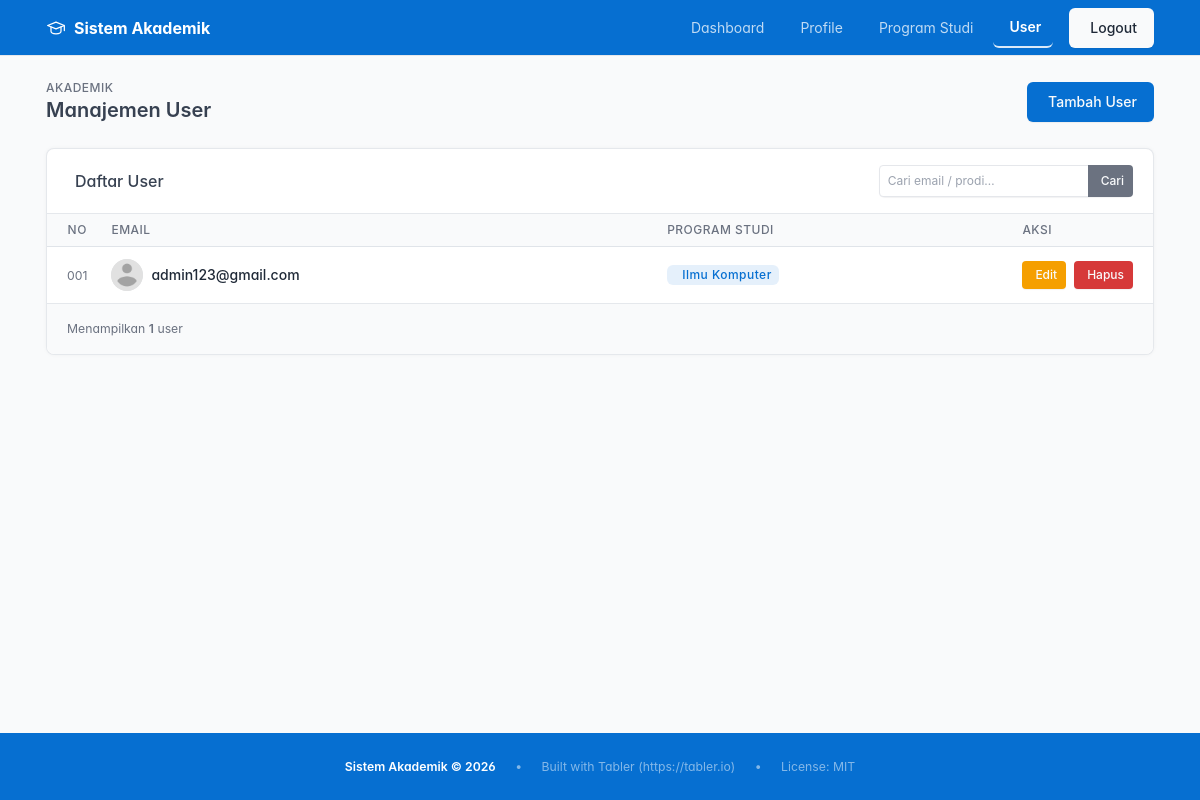
Page /user.php (signed in) on the committed database.
### tables this page shows
CREATE TABLE `user_tbl` (
  `userid` char(36) NOT NULL,
  `email` varchar(150) NOT NULL,
  `password` varchar(255) NOT NULL,
  `foto_profil` varchar(255) DEFAULT NULL,
  `prodi_id` int(11) NOT NULL
);

CREATE TABLE `prodi_tbl` (
  `prodi_id` int(30) NOT NULL,
  `nama_prodi` varchar(100) NOT NULL
);

### user.php (the view, shortened to what this page needs)
<?php
$pdo = getDBConnection();
$search = trim($_GET['q'] ?? '');
$sort = $_GET['sort'] ?? 'email_asc';
$orderClause = match ($sort) {
  'email_desc' => 'u.email DESC',
  'prodi_asc' => 'p.nama_prodi ASC, u.email ASC',
  'prodi_desc' => 'p.nama_prodi DESC, u.email ASC',
  default => 'u.email ASC',
};
if ($search !== '') {
  $stmt = $pdo->prepare("
    SELECT u.*, p.nama_prodi
    FROM user_tbl u
    LEFT JOIN prodi_tbl p ON u.prodi_id = p.prodi_id
    WHERE u.email LIKE ? OR p.nama_prodi LIKE ?
    ORDER BY $orderClause
  ");
  $stmt->execute(["%$search%", "%$search%"]);
} else {
  $stmt = $pdo->query("
    SELECT u.*, p.nama_prodi
    FROM user_tbl u
    LEFT JOIN prodi_tbl p ON u.prodi_id = p.prodi_id
    ORDER BY $orderClause
  ");
}
$users = $stmt->fetchAll();
$profileImgPath = 'images/profile.png';
$hasProfileImg = is_file(__DIR__ . '/images/profile.png');
function sortUrl($field, $currentSort, $search)
{
  $dir = ($currentSort === $field . '_asc') ? $field . '_desc' : $field . '_asc';
  $params = ['sort' => $dir];
  return 'user.php?' . http_build_query($params);
}
function sortIcon($field, $currentSort)
{
  if ($currentSort === $field . '_asc')
    return '<i class="ti ti-sort-ascending ms-1"></i>';
  return '<i class="ti ti-arrows-sort ms-1 text-muted"></i>';
}
?>
<!DOCTYPE html>
<html lang="id">
<head>
  <link rel="stylesheet" href="css/tabler.min.css">
  <link rel="stylesheet" href="https://cdn.jsdelivr.net/npm/@tabler/icons-webfont@3.0.0/dist/tabler-icons.min.css">
</head>
<body class="antialiased">
  <div class="wrapper">
    <nav class="navbar navbar-dark bg-blue sticky-top d-print-none">
      <div class="container-xl">
        <a href="dashboard.php" class="navbar-brand d-flex align-items-center gap-2">
          <span class="navbar-brand-text">Sistem Akademik</span>
        </a>
        <div class="d-none d-md-flex ms-auto">
          <ul class="navbar-nav flex-row align-items-center gap-2">
            <li class="nav-item"><a class="nav-link text-white" href="dashboard.php">Dashboard</a></li>
            <li class="nav-item"><a class="nav-link text-white" href="profile.php">Profile</a></li>
            <li class="nav-item"><a class="nav-link text-white" href="program_studi.php">Program Studi</a></li>
            <li class="nav-item"><a class="nav-link text-white active" href="user.php">User</a></li>
            <li class="nav-item"><a href="logout.php" class="btn btn-light ms-2">Logout</a></li>
          </ul>
        </div>
      </div>
    </nav>
    <div class="page-wrapper">
      <div class="page-header d-print-none">
        <div class="container-xl">
          <div class="row g-2 align-items-center">
            <div class="col">
              <div class="page-pretitle">Akademik</div>
              <h2 class="page-title">Manajemen User</h2>
            </div>
            <div class="col-auto">
              <button class="btn btn-primary" data-bs-toggle="modal" data-bs-target="#addModal">
                <i class="ti ti-user-plus me-1"></i>Tambah User
              </button>
            </div>
          </div>
        </div>
      </div>
      <div class="page-body">
        <div class="container-xl">
          <div class="card">
            <div class="card-header d-flex align-items-center justify-content-between flex-wrap gap-2">
              <h3 class="card-title mb-0"><i class="ti ti-users me-2 text-blue"></i>Daftar User</h3>
              <form method="GET" action="user.php" class="d-flex align-items-center gap-2 flex-wrap">
                <div class="input-group input-group-sm" style="min-width:220px">
                  <input type="text" name="q" class="form-control" placeholder="Cari email / prodi…"
                    value="<?= htmlspecialchars($search) ?>">
                  <button type="submit" class="btn btn-sm btn-secondary px-2">Cari</button>
                </div>
              </form>
            </div>
            <?php if (empty($users)): ?>
              <div class="card-body">
                <div class="empty">
                  <div class="empty-img"><i class="ti ti-user-off" style="font-size:4rem;color:#94a3b8"></i></div>
                  <p class="empty-title">Tidak ada user ditemukan</p>
                  <p class="empty-subtitle text-muted">
                    <?= $search
                      ? "Tidak ada hasil untuk &ldquo;<strong>" . htmlspecialchars($search) . "</strong>&rdquo;. Coba kata kunci lain."
                      : 'Belum ada user. Tambahkan user pertama.' ?>
                  </p>
                  <?php if ($search): ?>
                    <div class="empty-action"><a href="user.php" class="btn btn-primary"><i
                          class="ti ti-arrow-left me-1"></i>Kembali</a></div>
                  <?php endif; ?>
                </div>
              </div>
            <?php else: ?>
              <div class="table-responsive">
                <table class="table table-vcenter table-hover table-striped card-table">
                  <thead>
                    <tr>
                      <th class="w-1 text-center">No</th>
                      <th><a href="<?= sortUrl('email', $sort, $search) ?>">Email<?= sortIcon('email', $sort) ?></a></th>
                      <th><a href="<?= sortUrl('prodi', $sort, $search) ?>">Program
                          Studi<?= sortIcon('prodi', $sort) ?></a></th>
                      <th class="w-1">Aksi</th>
                    </tr>
                  </thead>
                  <tbody>
                    <?php foreach ($users as $no => $u):
                      $colors = ['bg-blue', 'bg-azure', 'bg-indigo', 'bg-purple', 'bg-pink', 'bg-red', 'bg-orange', 'bg-teal', 'bg-green', 'bg-cyan'];
                      $avatarColor = $colors[$no % count($colors)];
                      $initial = strtoupper(substr($u['email'], 0, 1));
                      ?>
                      <tr>
                        <td class="text-center text-muted"><small><?= str_pad($no + 1, 3, '0', STR_PAD_LEFT) ?></small></td>
                        <td>
                          <div class="d-flex align-items-center gap-2">
                            <?php if ($hasProfileImg): ?>
                              <img src="<?= htmlspecialchars($profileImgPath) ?>" alt="Profile"
                                class="avatar avatar-sm rounded-circle" style="width:32px;height:32px;object-fit:cover;">
                            <?php else: ?>
                              <span
                                class="avatar avatar-sm <?= $avatarColor ?> text-white avatar-initials rounded-circle"><?= $initial ?></span>
                            <?php endif; ?>
                            <span class="text-body fw-medium"><?= htmlspecialchars($u['email']) ?></span>
                          </div>
                        </td>
                        <td>
                          <?php if ($u['nama_prodi']): ?>
                            <span class="badge bg-blue-lt text-blue"><?= htmlspecialchars($u['nama_prodi']) ?></span>
                          <?php else: ?>
                            <span class="text-muted fst-italic small"><i class="ti ti-minus me-1"></i>Belum ada prodi</span>
                          <?php endif; ?>
                        </td>
                        <td>
                          <div class="btn-list flex-nowrap">
                            <button class="btn btn-sm btn-warning" title="Edit"
                              onclick='setEditUser(<?= json_encode($u['userid']) ?>, <?= json_encode($u['email']) ?>, <?= json_encode($u['prodi_id'] ?? '') ?>)'>
                              <i class="ti ti-edit me-1"></i>Edit
                            </button>
                            <button class="btn btn-sm btn-danger" title="Hapus"
                              onclick='konfirmHapus(<?= json_encode($u['userid']) ?>, <?= json_encode($u['email']) ?>)'>
                              <i class="ti ti-trash me-1"></i>Hapus
                            </button>
                          </div>
                        </td>
                      </tr>
                    <?php endforeach; ?>
                  </tbody>
                </table>
              </div>
              <div class="card-footer d-flex align-items-center justify-content-between">
                <p class="m-0 text-muted small">
                  Menampilkan <strong><?= count($users) ?></strong> user
                </p>
              </div>
            <?php endif; ?>
          </div>
        </div>
      </div>
      <footer class="footer d-print-none bg-blue text-white border-top border-blue py-2"
        style="min-height:auto;margin-top:auto;">
        <div class="container-xl d-flex align-items-center justify-content-center" style="min-height:50px;">
          <div class="text-center small">
            <span class="text-white fw-semibold">Sistem Akademik &copy; 2026</span>
            <span class="text-white-50 ms-3 me-3">•</span>
            <span class="text-white-50">Built with Tabler (https://tabler.io)</span>
            <span class="text-white-50 ms-3 me-3">•</span>
            <span class="text-white-50">License: MIT</span>
          </div>
        </div>
      </footer>
    </div>
  </div>
</body>
</html>

### user.php (style rules this page uses)
html, body { height: 100%; }
.wrapper { display: flex; flex-direction: column; min-height: 100vh; }
.page-wrapper { flex: 1; }
.navbar-brand-text { font-weight: 700; font-size: 1rem; }
.navbar-nav .nav-link { color: rgba(255, 255, 255, 0.75) !important; transition: color .2s; padding: 0.5rem 0.75rem; }
.navbar-nav .nav-link.active { color: #fff !important; font-weight: 600; border-bottom: 2px solid rgba(255, 255, 255, 0.85); }
th a { color: inherit; text-decoration: none; white-space: nowrap; }

### rows in the picture
user_tbl: no "001", email "admin123@gmail.com", prodi.nama_prodi "Ilmu Komputer"

### other values in the picture
count($users) "1"
